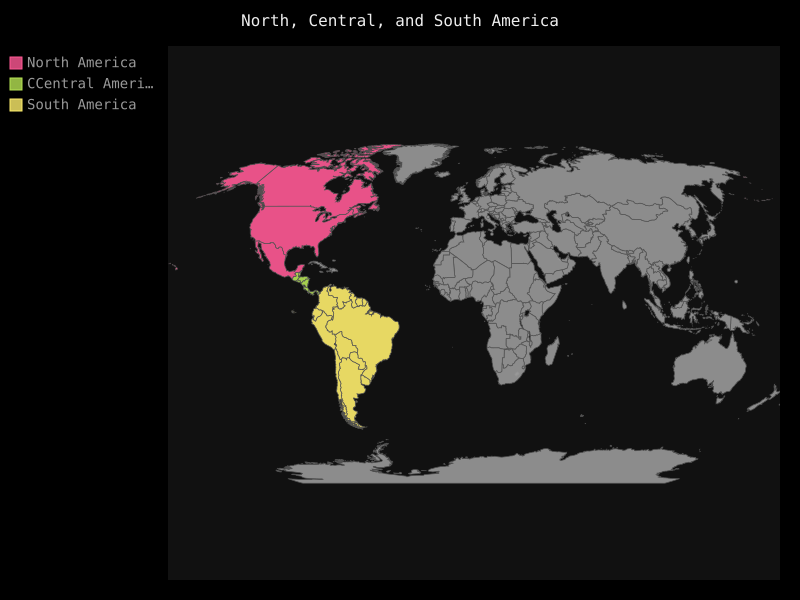

Reproduce this figure in Python.
#!/usr/bin/env python
# -*- coding: utf-8 -*-
#
#  americas.py
#  
#  Copyright 2018 Administrator <Administrator@SKY-20180411HYU>
#  
#  This program is free software; you can redistribute it and/or modify
#  it under the terms of the GNU General Public License as published by
#  the Free Software Foundation; either version 2 of the License, or
#  (at your option) any later version.
#  
#  This program is distributed in the hope that it will be useful,
#  but WITHOUT ANY WARRANTY; without even the implied warranty of
#  MERCHANTABILITY or FITNESS FOR A PARTICULAR PURPOSE.  See the
#  GNU General Public License for more details.
#  
#  You should have received a copy of the GNU General Public License
#  along with this program; if not, write to the Free Software
#  Foundation, Inc., 51 Franklin Street, Fifth Floor, Boston,
#  MA 02110-1301, USA.
#  
#  


import pygal

wm = pygal.Worldmap()
wm.title = 'North, Central, and South America'

wm.add('North America', ['ca', 'mx', 'us'])
wm.add('CCentral America', ['bz', 'cr', 'gt', 'hn', 'ni', 'pa', 'sv'])
wm.add('South America', ['ar', 'bo', 'br', 'cl', 'co', 'ec', 'gf',
    'gy', 'pe', 'py', 'sr', 'uy', 've'])

wm.render_to_file('americas.svg')
